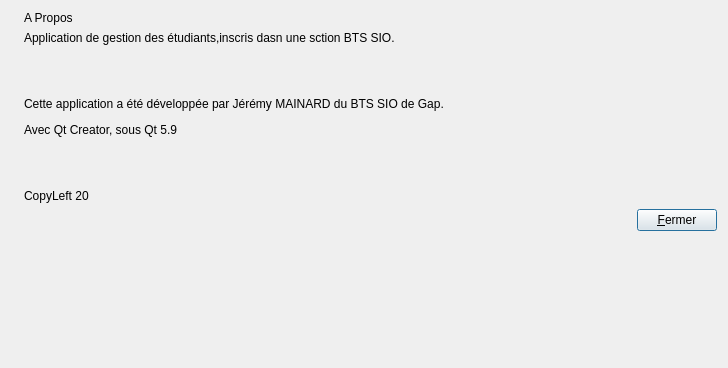
<?xml version="1.0" encoding="UTF-8"?>
<ui version="4.0">
 <class>DialogAPropos</class>
 <widget class="QDialog" name="DialogAPropos">
  <property name="geometry">
   <rect>
    <x>0</x>
    <y>0</y>
    <width>728</width>
    <height>368</height>
   </rect>
  </property>
  <property name="windowTitle">
   <string>Etudiant A Propos</string>
  </property>
  <layout class="QFormLayout" name="formLayout">
   <item row="0" column="0">
    <widget class="QLabel" name="labelPhoto">
     <property name="text">
      <string/>
     </property>
     <property name="pixmap">
      <pixmap>bddEtudiantV1/etudiant.gif</pixmap>
     </property>
     <property name="scaledContents">
      <bool>true</bool>
     </property>
    </widget>
   </item>
   <item row="0" column="1">
    <layout class="QVBoxLayout" name="verticalLayout_2">
     <item>
      <layout class="QVBoxLayout" name="verticalLayout">
       <item>
        <widget class="QLabel" name="labelTitre">
         <property name="styleSheet">
          <string notr="true">font: 75 oblique 16pt &quot;Cantarell&quot;;</string>
         </property>
         <property name="text">
          <string>A Propos </string>
         </property>
        </widget>
       </item>
       <item>
        <widget class="QLabel" name="labelTexte">
         <property name="text">
          <string>&lt;html&gt;&lt;head/&gt;&lt;body&gt;&lt;p&gt;Application de gestion des étudiants,inscris dasn une sction BTS SIO.&lt;/p&gt;&lt;p&gt;&lt;br/&gt;&lt;/p&gt;&lt;p&gt;Cette application a été développée par Jérémy MAINARD du BTS SIO de Gap.&lt;/p&gt;&lt;p&gt;Avec Qt Creator, sous Qt 5.9&lt;/p&gt;&lt;p&gt;&lt;br/&gt;&lt;/p&gt;&lt;p&gt;CopyLeft 20&lt;/p&gt;&lt;/body&gt;&lt;/html&gt;</string>
         </property>
        </widget>
       </item>
      </layout>
     </item>
     <item>
      <layout class="QHBoxLayout" name="horizontalLayout">
       <item>
        <spacer name="horizontalSpacer">
         <property name="orientation">
          <enum>Qt::Horizontal</enum>
         </property>
         <property name="sizeHint" stdset="0">
          <size>
           <width>40</width>
           <height>20</height>
          </size>
         </property>
        </spacer>
       </item>
       <item>
        <widget class="QPushButton" name="pushButtonFermer">
         <property name="text">
          <string>&amp;Fermer</string>
         </property>
        </widget>
       </item>
      </layout>
     </item>
    </layout>
   </item>
  </layout>
 </widget>
 <resources/>
 <connections/>
</ui>
